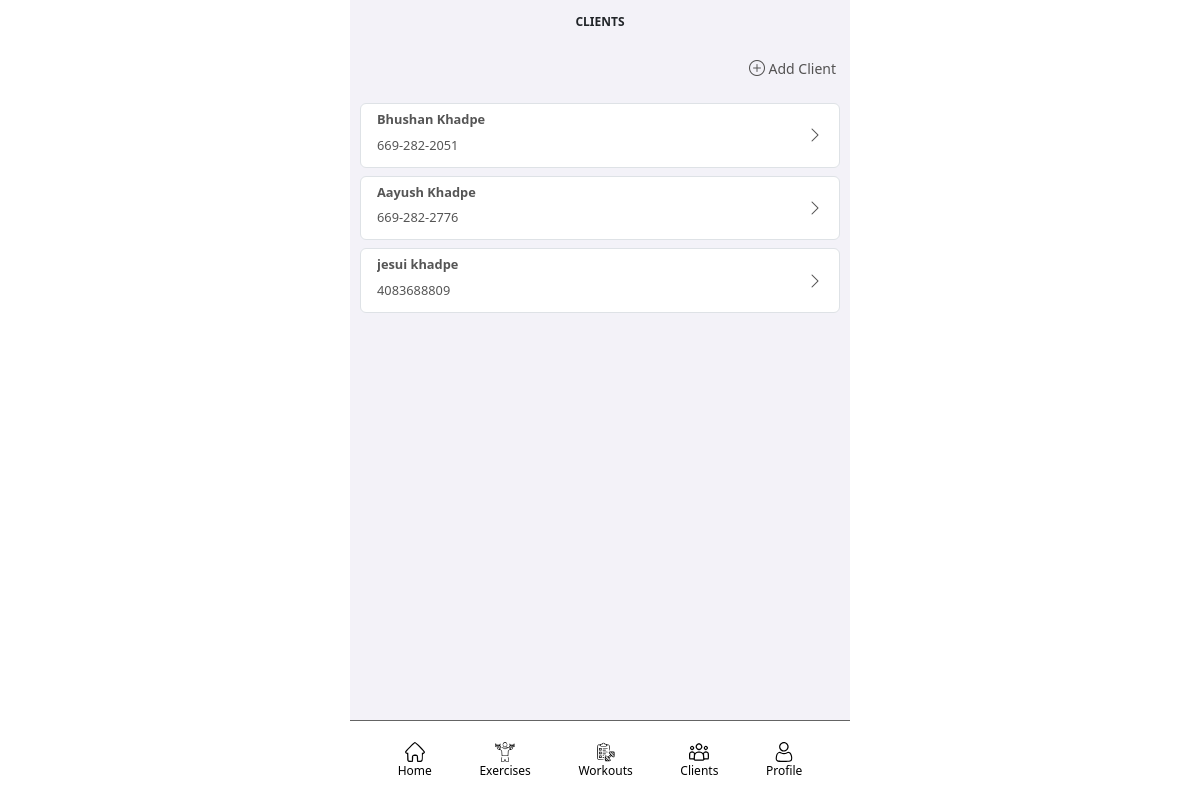
The app's page /fitnessApp/clients (signed in) with its own data.
### fitnessApp/models/fitnessAppUser_models.py (models this page shows, shortened)
class FitnessAppPerson(models.Model):
    first_name = models.CharField(max_length=500, null=False, blank=False)
    last_name = models.CharField(max_length=500, blank=True)
    coach_flag = models.BooleanField(default=False)
    coach = models.ForeignKey('self', on_delete=models.SET_NULL, null=True)
    email = models.EmailField(max_length=100, null=True, blank=True)
    phone_number = models.CharField(max_length=20, null=True, blank=True)

### fitnessApp/views/client_views.py (the view)
# urls.py: path("clients", ClientListView.as_view(), name="clients"),
class ClientListView(LoginRequiredMixin, ListView):
    model = FitnessAppPerson
    template_name = "client_list.html"
    paginate_by = 10
    def get_queryset(self):
        queryset = super().get_queryset()
        queryset = queryset.filter(coach=self.request.user.person)
        return queryset

### fitnessApp/templates/client_list.html
{% extends "base/base.html" %}
{% block title %}Clients{% endblock %}
{% block content %}
<div>
<div class="client-create-outer">
    <div class="client-create-inner mb-3">
        <a class="fitnessapp-profile-item" href="{% url 'client-create' %}">
             <i class="bi bi-plus-circle"></i><span><small>&nbsp;Add Client</small></span>
        </a>
    </div>
</div>
<div>
    {% for item in object_list %}
        <ul class="list-group">
            <li class="list-group-item client-detail-item">
                <a class="fitnessapp-profile-item" href="{% url 'client-details' item.id %}">
                    <div class="client-detail-outer">
                        <div class="client-detail-name">
                            <h5 class="text single-line"><b>{{ item.first_name }} {{ item.last_name }}</b></h5>
                        </div>
                        <div class="client-detail-phone-number">
                            <h6 class="text single-line">{{ item.phone_number }}</h6>
                        </div>
                        <div class="client-detail-edit">
                            <i class="bi bi-chevron-right"></i>
                        </div>
                    </div>
                </a>
            </li>
        </ul>
    {% empty %}
    No clients yet.
    {% endfor %}
</div>
</div>
{% endblock %}

### fitnessApp/static/css/main.css (style rules this page uses)
body { background: white }
.fitnessapp-profile-item { text-decoration: none; color: rgb(83, 82, 82); }
.text.single-line { overflow: hidden; text-overflow: ellipsis; white-space: nowrap; font-size: 0.8em; }
.client-detail-item { margin-top: 0.5rem; }
.client-detail-outer { display: grid; grid-template-rows: 55% 45%; grid-template-columns: auto max-content; }
.client-detail-name { grid-area: 1 / 1 / 2 / 2; color: #555555; }
.client-detail-phone-number { grid-area: 2 / 1 / 3 / 2; color: #555555; }
.client-detail-edit { grid-area: 1 / 2 / 3 / 3; margin: auto; }
.client-create-outer { display: grid; grid-template-rows: min-content; grid-template-columns: 100%; }
.client-create-inner { grid-area: 1 / 1 / 2 / 2; justify-self: end; padding-right: 0.25rem; }

### records on screen
FitnessAppPerson: first_name "Bhushan", last_name "Khadpe", phone_number "669-282-2051"
FitnessAppPerson: first_name "Aayush", last_name "Khadpe", phone_number "669-282-2776"
FitnessAppPerson: first_name "jesui", last_name "khadpe", phone_number "4083688809"
